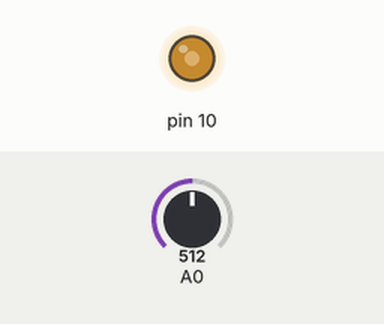
Simulated run of this sketch. Board: Arduino Uno, built with avr-gcc and run on an emulated ATmega328P. Parts: output pins drawn as LEDs (lit = HIGH). The inputs (shaded band) are chosen by the test bench; at power-on: A0 = 512.

Above: at 1.2 s.
1.3 s: A0 set to 716
At 1.6 s:
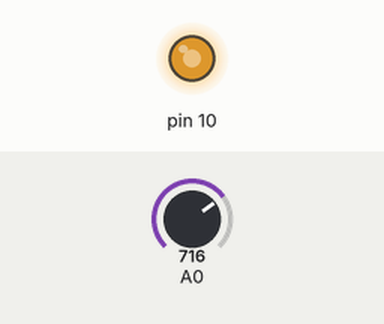
2.8 s: A0 set to 900
At 4.0 s:
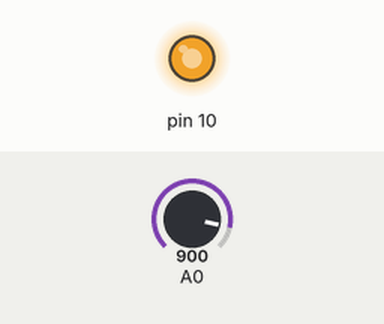
4.3 s: A0 set to 122
At 5.1 s:
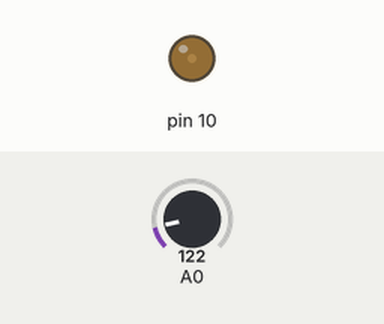
5.8 s: A0 set to 0
At 6.3 s:
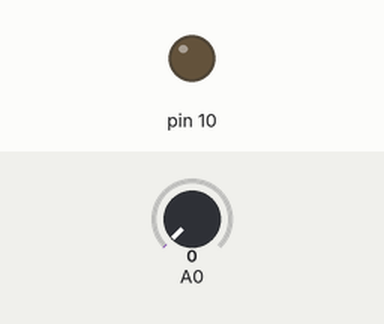
7.3 s: A0 set to 511
At 8.6 s:
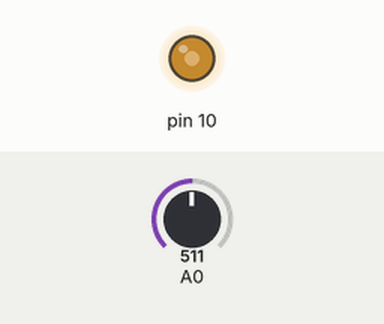
Timing chart, 0 to 9.8 s (numbered marks = the images above; inputs shaded):
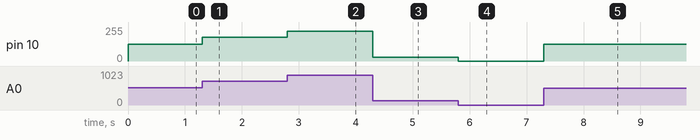

Measured:
- after the input at 1.3 s, pin 10: 127/255 → 178/255 at once
- after the input at 2.8 s, pin 10: 178/255 → 224/255 at once
- after the input at 4.3 s, pin 10: 224/255 → 30/255 at once
- after the input at 5.8 s, pin 10: 30/255 → 0/255 at once
- after the input at 7.3 s, pin 10: 0/255 → 127/255 at once

The sketch:

brightness.ino
```cpp
void setup() {
  pinMode(10, OUTPUT);
}

void loop() {
  int sensorValue = analogRead(A0);

  int brightness = map(sensorValue, 0, 1023, 0, 255);

  analogWrite(10, brightness);
}
```
